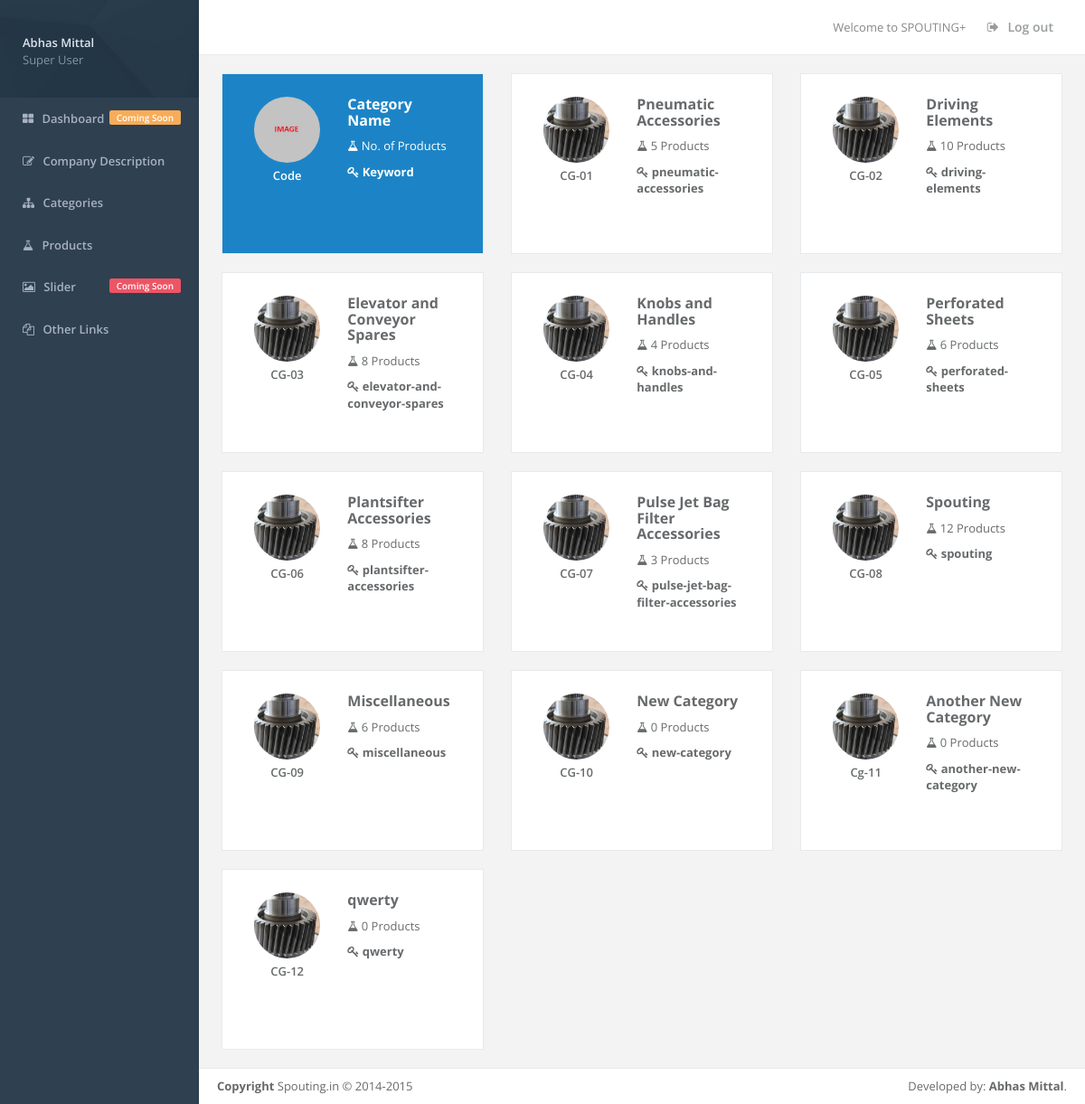
Screenshot of /categories/index.php (signed in) with the database file from the repository.
### tables this page shows
CREATE TABLE IF NOT EXISTS `category` (
  `id` int(11) NOT NULL AUTO_INCREMENT,
  `name` varchar(255) NOT NULL,
  `code` varchar(10) NOT NULL,
  `keyword` varchar(255) NOT NULL,
  `description` text NOT NULL,
  `products` int(11) NOT NULL,
  PRIMARY KEY (`id`),
  UNIQUE KEY `code` (`code`)
);

### categories/index.php (the view)
<?php
require_once('../partials/header.php');
$query = mysql_query("SELECT * FROM category WHERE 1");
?>
<div class="row">
	<div class="col-lg-4">
	    <div class="contact-box label-success" style="background: #1c84c6;">
	        <a href="edit.php">
	        <div class="col-sm-5">
	            <div class="text-center">
	                <img alt="image" class="img-circle m-t-xs img-responsive" src="../static/new.jpg">
	                <div class="m-t-xs font-bold">
	                	Code
	                </div>
	            </div>
	        </div>
	        <div class="col-sm-7">
	            <h3><strong>Category Name</strong></h3>
	            <p><i class="fa fa-flask"></i> No. of Products</p>
	            <address>
	                <strong>
	                	<i class="fa fa-key"></i> Keyword
	                </strong>
	            </address>
	        </div>
	        <div class="clearfix"></div>
	        </a>
	    </div>
	</div>
	<?php
	while ($category = mysql_fetch_assoc($query)) {
		?>
			<div class="col-lg-4">
			    <div class="contact-box">
			        <a href="edit.php?id=<?php echo $category['id']; ?>">
			        <div class="col-sm-5">
			            <div class="text-center">
			                <img alt="image" class="img-circle m-t-xs img-responsive" src="../static/a3.jpg">
			                <div class="m-t-xs font-bold">
			                	<?php echo $category['code']; ?>
			                </div>
			            </div>
			        </div>
			        <div class="col-sm-7">
			            <h3><strong><?php echo $category['name']; ?></strong></h3>
			            <p><i class="fa fa-flask"></i> <?php echo $category['products']; ?> Products</p>
			            <address>
			                <strong>
			                	<i class="fa fa-key"></i> <?php echo $category['keyword']; ?>
			                </strong>
			            </address>
			        </div>
			        <div class="clearfix"></div>
			        </a>
			    </div>
			</div>
		<?php
	}
	?>
</div>
<?php
require_once('../partials/footer.php');
?>

### partials/header.php (shortened to what this page needs)
<?php
	$user = $_SESSION['user'];
?>
<!DOCTYPE html>
<html>
<head>
    <link href="../static/bootstrap.min.css" rel="stylesheet">
    <link href="../static/font-awesome/css/font-awesome.min.css" rel="stylesheet">
    <link href="../static/style.min.css" rel="stylesheet">
    <link href="../static/main.css" rel="stylesheet">
</head>
<body>
    <div id="wrapper">
        <nav class="navbar-default navbar-static-side" role="navigation">
            <?php include ('nav.php'); ?>
        </nav>
        <div id="page-wrapper" class="gray-bg">
	        <div class="row border-bottom">
		        <nav class="navbar navbar-static-top white-bg" role="navigation" style="margin-bottom: 0">
		            <ul class="nav navbar-top-links navbar-right">
		                <li>
		                    <span class="m-r-sm text-muted welcome-message">Welcome to SPOUTING+</span>
		                </li>
		                <li>
		                    <a href="../?logout=1">
		                        <i class="fa fa-sign-out"></i> Log out
		                    </a>
		                </li>
		            </ul>
		        </nav>
	        </div>
	        <div class="wrapper wrapper-content">

### partials/nav.php
<div class="sidebar-collapse">
    <ul class="nav" id="side-menu">
        <li class="nav-header">
            <div class="dropdown profile-element">
                <a data-toggle="dropdown" class="dropdown-toggle" href="#">
                    <span class="clear">
                        <span class="block m-t-xs">
                            <strong class="font-bold"><?php echo $user['name'] ?></strong>
                        </span>
                        <span class="text-muted text-xs block"><?php echo $user['role'] ?></span>
                    </span>
                </a>
            </div>
        </li>
        <li>
            <a href="../dashboard">
                <i class="fa fa-th-large"></i>
                <span class="nav-label">Dashboard</span>
                <span class="pull-right label label-warning">Coming Soon</span>
            </a>
        </li>
        <li>
            <a href="../company">
                <i class="fa fa-edit"></i>
                <span class="nav-label">Company Description</span>
            </a>
        </li>
        <li>
            <a href="../categories">
                <i class="fa fa-sitemap"></i>
                <span class="nav-label">Categories</span>
            </a>
        </li>
        <li>
            <a href="../products">
                <i class="fa fa-flask"></i>
                <span class="nav-label">Products</span>
            </a>
        </li>
        <li>
            <a href="../slider-images">
                <i class="fa fa-image"></i>
                <span class="nav-label">Slider</span>
                <span class="pull-right label label-danger">Coming Soon</span>
            </a>
        </li>
        <li>
            <a href="../external-links">
                <i class="fa fa-files-o"></i>
                <span class="nav-label">Other Links</span>
            </a>
        </li>
    </ul>
</div>

### partials/footer.php
        </div>
        <div class="footer">
            <div class="pull-right">
                Developed by: <strong>Abhas Mittal</strong>.
            </div>
            <div>
                <strong>Copyright</strong> Spouting.in &copy; 2014-2015
            </div>
        </div>
        </div>
    </div>
</body>
</html>

### static/main.css (style rules this page uses)
html, body, #wrapper, #page-wrapper { height: 100%; }
.footer { position: fixed; left: 220px; }
.contact-box { height: 200px; overflow: hidden; }

### rows the page displays
category: code "CG-01", name "Pneumatic Accessories", products "5", keyword "pneumatic-accessories"
category: code "CG-02", name "Driving Elements", products "10", keyword "driving-elements"
category: code "CG-03", name "Elevator and Conveyor Spares", products "8", keyword "elevator-and-conveyor-spares"
category: code "CG-04", name "Knobs and Handles", products "4", keyword "knobs-and-handles"
category: code "CG-05", name "Perforated Sheets", products "6", keyword "perforated-sheets"
category: code "CG-06", name "Plantsifter Accessories", products "8", keyword "plantsifter-accessories"
category: code "CG-07", name "Pulse Jet Bag Filter Accessories", products "3", keyword "pulse-jet-bag-filter-accessories"
category: code "CG-08", name "Spouting", products "12", keyword "spouting"
category: code "CG-09", name "Miscellaneous", products "6", keyword "miscellaneous"
category: code "CG-10", name "New Category", products "0", keyword "new-category"
category: code "Cg-11", name "Another New Category", products "0", keyword "another-new-category"
category: code "CG-12", name "qwerty", products "0", keyword "qwerty"

### other values shown
$user['name'] "Abhas Mittal"
$user['role'] "Super User"
